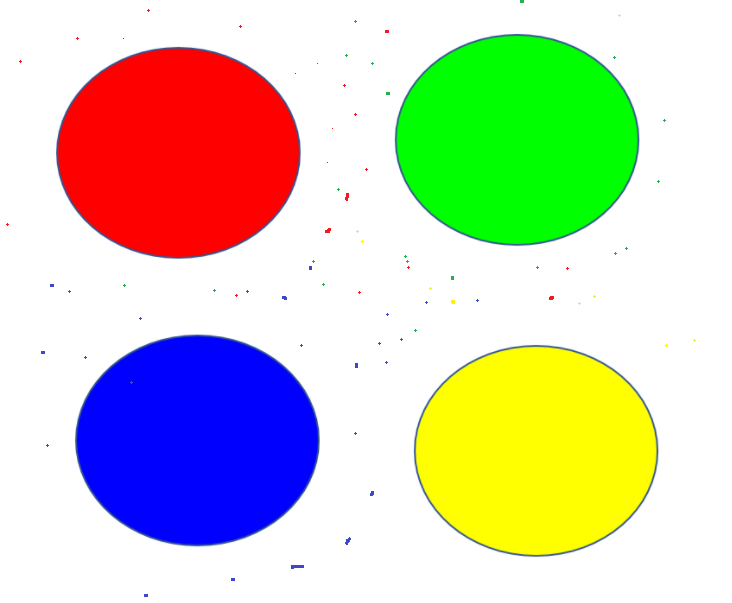
#> input picture Machine Learning/day04/课堂/zaodian.png, 732 x 603 px
$ python '颜色替换.py'
#> lines starting #> are read from the running program, lines starting #| are printed output that depends on the picture; after the words box and inside, x2 and y2 are one past the last pixel; in counts of white or black regions, pixels touching at a corner belong together
import cv2
import numpy as np

if __name__ == '__main__':
    image_np = cv2.imread('zaodian.png')
#> image_np is the input picture: shape (603, 732, 3); mean B, G, R 185.3, 207.4, 207
    print(image_np.shape)
#| (603, 732, 3)

    image_np_hsv = cv2.cvtColor(image_np, cv2.COLOR_BGR2HSV)
#> image_np_hsv: shape (603, 732, 3); mean H, S, V 21.4, 92.7, 253.5
    print(image_np_hsv.shape)
#| (603, 732, 3)

    red_low = np.array([0, 43, 46])
    red_high = np.array([10, 255, 255])

    mask1 = cv2.inRange(image_np_hsv, red_low, red_high)
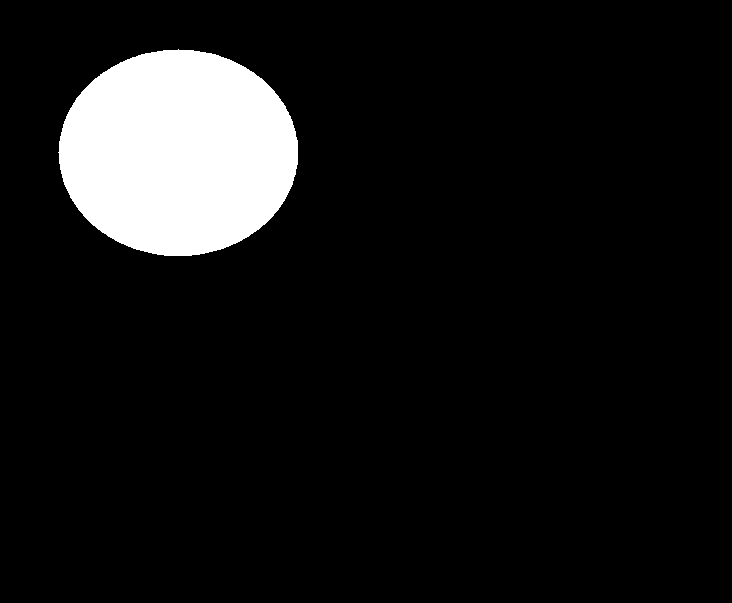
#> mask1: shape (603, 732); 8.8% white; 1 white region, box (x1, y1, x2, y2) and area: (58, 49, 298, 256) 38802
    red_low = np.array([156, 43, 46])
    red_high = np.array([180, 255, 255])

    mask2 = cv2.inRange(image_np_hsv, red_low, red_high)
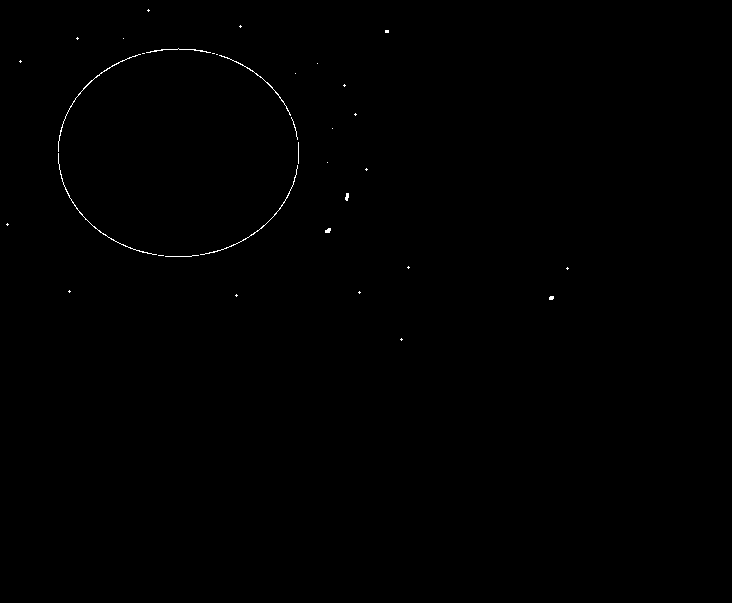
#> mask2: shape (603, 732); 0.2% white in thin lines or dots, all inside (x1, y1, x2, y2) = (6, 9, 569, 341)
    mask = cv2.bitwise_or(mask1, mask2)
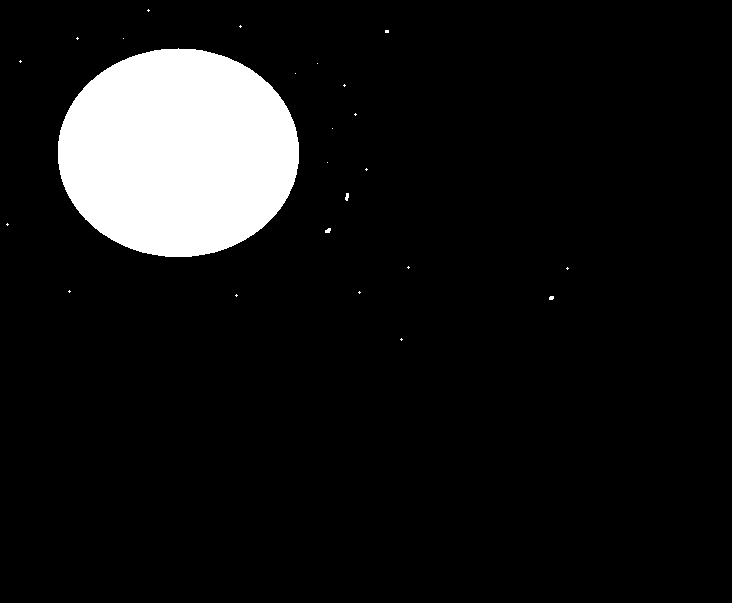
#> mask: shape (603, 732); 9% white; 24 white regions (21 under 20 px), largest, box (x1, y1, x2, y2) and area: (58, 48, 299, 257) 39552, (345, 193, 349, 201) 24, (325, 228, 331, 233) 23
    kernel = cv2.getStructuringElement(cv2.MARKER_CROSS, (7, 7))

    open_mask = cv2.morphologyEx(src=mask, op=cv2.MORPH_OPEN, kernel=kernel)
#> open_mask: shape (603, 732); 9% white; 1 white region, box (x1, y1, x2, y2) and area: (58, 49, 299, 257) 39551

    image_np_hsv1 = cv2.bitwise_and(image_np, image_np, None, mask)
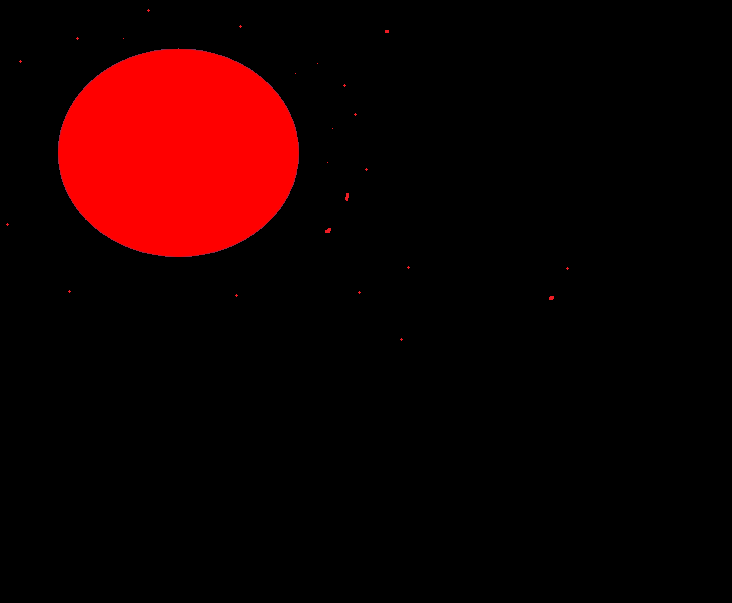
#> image_np_hsv1: shape (603, 732, 3); mean B, G, R 0.1, 0.1, 22.8
    cv2.imshow('mask', mask)
    cv2.imshow('image_np', image_np)
    cv2.waitKey(0)
